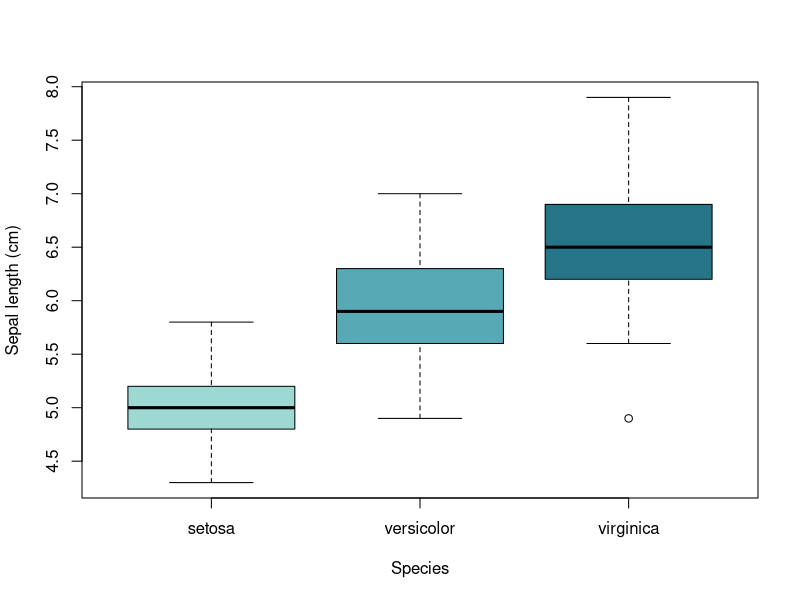
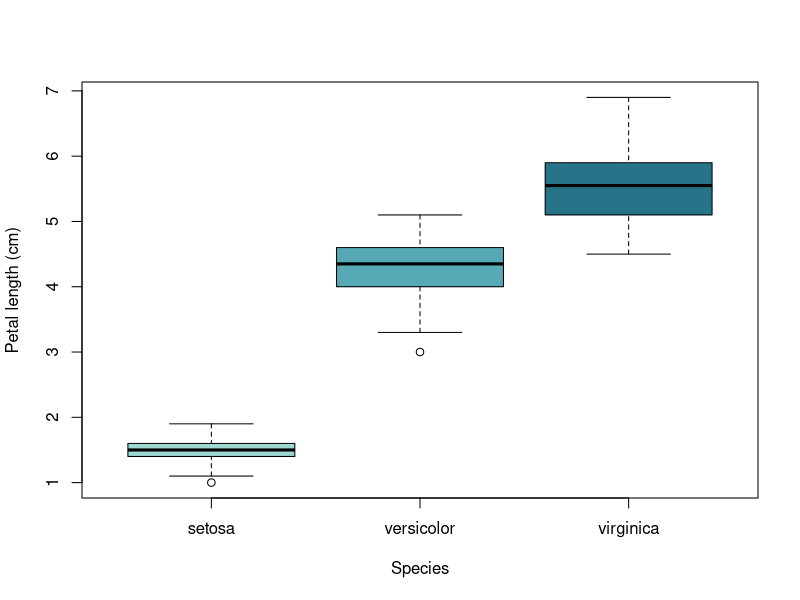

The R source for these figures, in order:
## ---- chunk 1
flowers <- iris
head(flowers)
str(flowers)
colSums(is.na(flowers[c("Sepal.Length", "Species")]))
table(flowers$Species)
## ---- chunk 2
# The formula reads: summarize sepal length by species.
aggregate(Sepal.Length ~ Species, data = flowers, FUN = mean)
## ---- chunk 3
#| fig-alt: "Boxplots comparing sepal length in centimeters across three iris species."
#| fig-width: 7
#| fig-height: 4
boxplot(Sepal.Length ~ Species, data = flowers,
        xlab = "Species", ylab = "Sepal length (cm)",
        col = c("#9DD9D2", "#57A9B5", "#257487"))
## ---- chunk 4
aggregate(Petal.Length ~ Species, data = flowers, FUN = mean)
boxplot(Petal.Length ~ Species, data = flowers,
        xlab = "Species", ylab = "Petal length (cm)",
        col = c("#9DD9D2", "#57A9B5", "#257487"))
